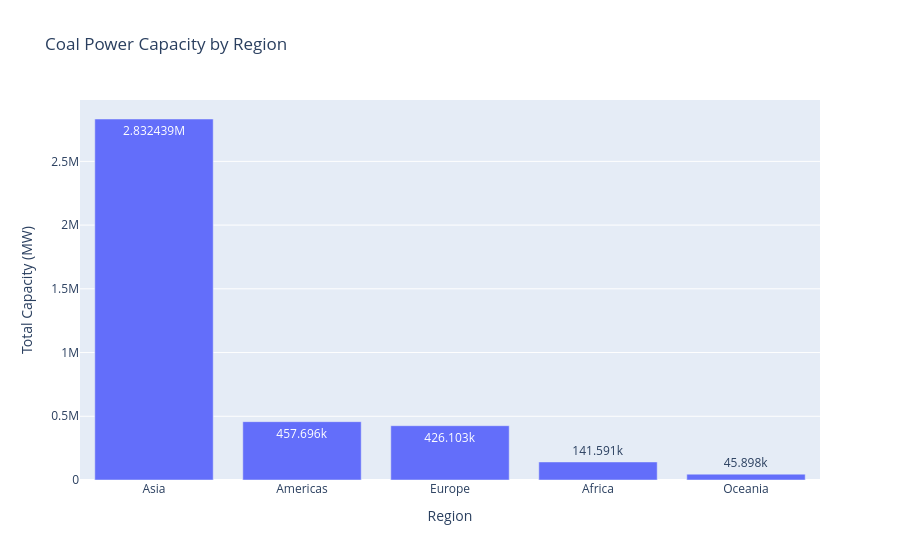

Here is the notebook cell this chart was saved with:
### Code cell
#3 Which regions rely most on coal energy
region_capacity = df.groupby('region')['capacity_mw'].sum().sort_values(ascending=False)
px.bar(x=region_capacity.index, y=region_capacity.values,title='Coal Power Capacity by Region',text_auto=True, labels={'x':'Region', 'y':'Total Capacity (MW)',})

### Figure 1 — Plotly figure (JSON) as saved in the notebook; plotly's stock layout.template omitted (floating-point values rounded to 4 significant figures)
{"data": [{"hovertemplate": "Region=%{x}<br>Total Capacity (MW)=%{y}<extra></extra>", "legendgroup": "", "marker": {"color": "#636efa", "pattern": {"shape": ""}}, "name": "", "orientation": "v", "showlegend": false, "textposition": "auto", "texttemplate": "%{y}", "type": "bar", "x": ["Asia", "Americas", "Europe", "Africa", "Oceania"], "xaxis": "x", "y": [2832439, 457696, 426103, 141591, 45898], "yaxis": "y"}], "layout": {"barmode": "relative", "legend": {"tracegroupgap": 0}, "title": {"text": "Coal Power Capacity by Region"}, "xaxis": {"anchor": "y", "domain": [0, 1], "title": {"text": "Region"}}, "yaxis": {"anchor": "x", "domain": [0, 1], "title": {"text": "Total Capacity (MW)"}}}}
